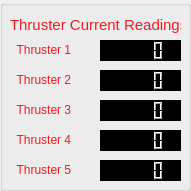
   <widget class="QGroupBox" name="groupBox_2">
    <property name="geometry">
     <rect>
      <x>690</x>
      <y>0</y>
      <width>191</width>
      <height>191</height>
     </rect>
    </property>
    <property name="title">
     <string/>
    </property>
    <widget class="QLCDNumber" name="lcdNumber">
     <property name="geometry">
      <rect>
       <x>100</x>
       <y>40</y>
       <width>81</width>
       <height>21</height>
      </rect>
     </property>
     <property name="font">
      <font>
       <family>Magneto</family>
       <weight>75</weight>
       <bold>true</bold>
      </font>
     </property>
     <property name="styleSheet">
      <string notr="true">background-color: rgb(0, 0, 0);</string>
     </property>
    </widget>
    <widget class="QLCDNumber" name="lcdNumber_2">
     <property name="geometry">
      <rect>
       <x>100</x>
       <y>70</y>
       <width>81</width>
       <height>21</height>
      </rect>
     </property>
     <property name="styleSheet">
      <string notr="true">background-color: rgb(0, 0, 0);</string>
     </property>
    </widget>
    <widget class="QLCDNumber" name="lcdNumber_3">
     <property name="geometry">
      <rect>
       <x>100</x>
       <y>100</y>
       <width>81</width>
       <height>21</height>
      </rect>
     </property>
     <property name="styleSheet">
      <string notr="true">background-color: rgb(0, 0, 0);</string>
     </property>
    </widget>
    <widget class="QLCDNumber" name="lcdNumber_4">
     <property name="geometry">
      <rect>
       <x>100</x>
       <y>130</y>
       <width>81</width>
       <height>21</height>
      </rect>
     </property>
     <property name="styleSheet">
      <string notr="true">background-color: rgb(0, 0, 0);</string>
     </property>
    </widget>
    <widget class="QLCDNumber" name="lcdNumber_5">
     <property name="geometry">
      <rect>
       <x>100</x>
       <y>160</y>
       <width>81</width>
       <height>21</height>
      </rect>
     </property>
     <property name="styleSheet">
      <string notr="true">background-color: rgb(0, 0, 0);</string>
     </property>
    </widget>
    <widget class="QLCDNumber" name="lcdNumber_12">
     <property name="geometry">
      <rect>
       <x>100</x>
       <y>200</y>
       <width>81</width>
       <height>21</height>
      </rect>
     </property>
     <property name="styleSheet">
      <string notr="true">background-color: rgb(0, 0, 0);</string>
     </property>
    </widget>
    <widget class="QLabel" name="label_4">
     <property name="geometry">
      <rect>
       <x>10</x>
       <y>40</y>
       <width>71</width>
       <height>20</height>
      </rect>
     </property>
     <property name="text">
      <string>&lt;html&gt;&lt;head/&gt;&lt;body&gt;&lt;p&gt;&lt;span style=&quot; color:#ed1c24;&quot;&gt;Thruster 1  &lt;/span&gt;&lt;/p&gt;&lt;/body&gt;&lt;/html&gt;</string>
     </property>
     <property name="alignment">
      <set>Qt::AlignCenter</set>
     </property>
    </widget>
    <widget class="QLabel" name="label_5">
     <property name="geometry">
      <rect>
       <x>10</x>
       <y>70</y>
       <width>71</width>
       <height>20</height>
      </rect>
     </property>
     <property name="text">
      <string>&lt;html&gt;&lt;head/&gt;&lt;body&gt;&lt;p&gt;&lt;span style=&quot; color:#ed1c24;&quot;&gt;Thruster 2  &lt;/span&gt;&lt;/p&gt;&lt;/body&gt;&lt;/html&gt;</string>
     </property>
     <property name="alignment">
      <set>Qt::AlignCenter</set>
     </property>
    </widget>
    <widget class="QLabel" name="label_6">
     <property name="geometry">
      <rect>
       <x>10</x>
       <y>100</y>
       <width>71</width>
       <height>20</height>
      </rect>
     </property>
     <property name="text">
      <string>&lt;html&gt;&lt;head/&gt;&lt;body&gt;&lt;p&gt;&lt;span style=&quot; color:#ed1c24;&quot;&gt;Thruster 3 &lt;/span&gt;&lt;/p&gt;&lt;/body&gt;&lt;/html&gt;</string>
     </property>
     <property name="alignment">
      <set>Qt::AlignCenter</set>
     </property>
    </widget>
    <widget class="QLabel" name="label_7">
     <property name="geometry">
      <rect>
       <x>10</x>
       <y>130</y>
       <width>71</width>
       <height>20</height>
      </rect>
     </property>
     <property name="text">
      <string>&lt;html&gt;&lt;head/&gt;&lt;body&gt;&lt;p&gt;&lt;span style=&quot; color:#ed1c24;&quot;&gt;Thruster 4  &lt;/span&gt;&lt;/p&gt;&lt;/body&gt;&lt;/html&gt;</string>
     </property>
     <property name="alignment">
      <set>Qt::AlignCenter</set>
     </property>
    </widget>
    <widget class="QLabel" name="label_8">
     <property name="geometry">
      <rect>
       <x>10</x>
       <y>160</y>
       <width>71</width>
       <height>20</height>
      </rect>
     </property>
     <property name="text">
      <string>&lt;html&gt;&lt;head/&gt;&lt;body&gt;&lt;p&gt;&lt;span style=&quot; color:#ed1c24;&quot;&gt;Thruster 5  &lt;/span&gt;&lt;/p&gt;&lt;/body&gt;&lt;/html&gt;</string>
     </property>
     <property name="alignment">
      <set>Qt::AlignCenter</set>
     </property>
    </widget>
    <widget class="QLabel" name="label_9">
     <property name="geometry">
      <rect>
       <x>10</x>
       <y>200</y>
       <width>71</width>
       <height>20</height>
      </rect>
     </property>
     <property name="text">
      <string>&lt;html&gt;&lt;head/&gt;&lt;body&gt;&lt;p&gt;&lt;span style=&quot; color:#ed1c24;&quot;&gt;Thruster 6  &lt;/span&gt;&lt;/p&gt;&lt;/body&gt;&lt;/html&gt;</string>
     </property>
     <property name="alignment">
      <set>Qt::AlignCenter</set>
     </property>
    </widget>
    <widget class="QLabel" name="label_10">
     <property name="geometry">
      <rect>
       <x>10</x>
       <y>10</y>
       <width>171</width>
       <height>31</height>
      </rect>
     </property>
     <property name="text">
      <string>&lt;html&gt;&lt;head/&gt;&lt;body&gt;&lt;p&gt;&lt;span style=&quot; font-size:11pt; color:#ed1c24;&quot;&gt;Thruster Current Readings&lt;/span&gt;&lt;/p&gt;&lt;/body&gt;&lt;/html&gt;</string>
     </property>
     <property name="alignment">
      <set>Qt::AlignCenter</set>
     </property>
    </widget>
    <zorder>lcdNumber</zorder>
    <zorder>lcdNumber_2</zorder>
    <zorder>lcdNumber_3</zorder>
    <zorder>lcdNumber_4</zorder>
    <zorder>lcdNumber_5</zorder>
    <zorder>lcdNumber_12</zorder>
    <zorder>label_4</zorder>
    <zorder>label_5</zorder>
    <zorder>label_6</zorder>
    <zorder>label_7</zorder>
    <zorder>label_8</zorder>
    <zorder>label_9</zorder>
    <zorder>label_10</zorder>
    <zorder>label_10</zorder>
   </widget>
